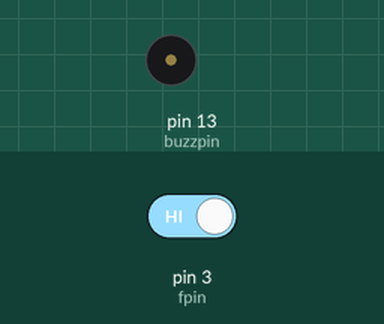
Simulated run of this sketch. Board: Arduino Uno, built with avr-gcc and run on an emulated ATmega328P. On the bench: buzzer (waves = sounding, pin HIGH). The inputs (shaded band) are chosen by the test bench; at power-on: pin 3 (fpin) HIGH.

Above: at 1.2 s.
1.3 s: pin 3 (fpin) driven LOW
At 1.7 s:
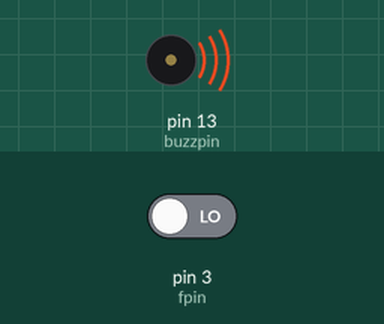
2.8 s: pin 3 (fpin) driven HIGH
At 4.0 s:
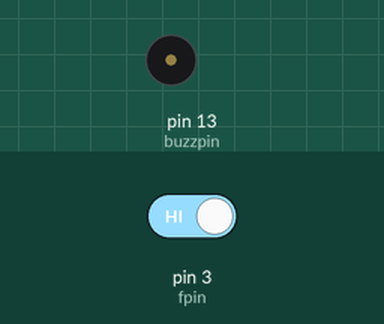
Timing chart, 0 to 5.8 s (numbered marks = the images above; inputs shaded):
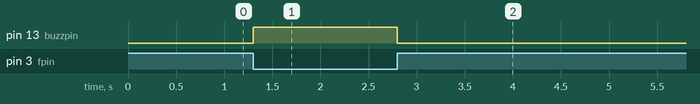

The sketch:

Flame_sensor.ino
```cpp
int fpin=3;
int buzzpin=13;
int flame=HIGH;
void setup() {
  // put your setup code here, to run once:
pinMode(fpin,INPUT);
pinMode(buzzpin,OUTPUT);
}

void loop() {
  // put your main code here, to run repeatedly:
flame=digitalRead(fpin);
if(flame==LOW)
{
  digitalWrite(buzzpin,HIGH);
}
else
{
   digitalWrite(buzzpin,LOW);
}
}
```

Measured:
- after the input at 1.3 s, pin 13 (buzzpin): LOW → HIGH at once
- after the input at 2.8 s, pin 13 (buzzpin): HIGH → LOW at once
